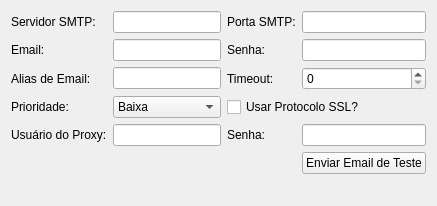
              <widget class="QWidget" name="serverTab">
               <attribute name="title">
                <string>Servidor de Email</string>
               </attribute>
               <layout class="QGridLayout">
                <item row="6" column="3">
                 <widget class="QPushButton" name="testSendMailBtn">
                  <property name="text">
                   <string>Enviar Email de Teste</string>
                  </property>
                  <property name="icon">
                   <iconset theme="confirm">
                    <normaloff/>
                   </iconset>
                  </property>
                 </widget>
                </item>
                <item row="0" column="0">
                 <widget class="QLabel" name="label_19">
                  <property name="text">
                   <string>Servidor SMTP: </string>
                  </property>
                 </widget>
                </item>
                <item row="0" column="1">
                 <widget class="QLineEdit" name="notifSmtpServerLed"/>
                </item>
                <item row="0" column="2">
                 <widget class="QLabel" name="label_20">
                  <property name="text">
                   <string>Porta SMTP:</string>
                  </property>
                 </widget>
                </item>
                <item row="0" column="3">
                 <widget class="QLineEdit" name="notifSmtpPortLed"/>
                </item>
                <item row="1" column="0">
                 <widget class="QLabel" name="label_29">
                  <property name="text">
                   <string>Email:</string>
                  </property>
                 </widget>
                </item>
                <item row="1" column="1">
                 <widget class="QLineEdit" name="notifSmtpMailLed"/>
                </item>
                <item row="1" column="2">
                 <widget class="QLabel" name="label_30">
                  <property name="text">
                   <string>Senha:</string>
                  </property>
                 </widget>
                </item>
                <item row="2" column="1">
                 <widget class="QLineEdit" name="notifSmtpAliasLed"/>
                </item>
                <item row="1" column="3">
                 <widget class="QLineEdit" name="notifSmtpPsswrdLed">
                  <property name="echoMode">
                   <enum>QLineEdit::Password</enum>
                  </property>
                 </widget>
                </item>
                <item row="2" column="0">
                 <widget class="QLabel" name="label_32">
                  <property name="text">
                   <string>Alias de Email:</string>
                  </property>
                 </widget>
                </item>
                <item row="2" column="2">
                 <widget class="QLabel" name="label_33">
                  <property name="text">
                   <string>Timeout:</string>
                  </property>
                 </widget>
                </item>
                <item row="2" column="3">
                 <widget class="QSpinBox" name="notifSmtpTimeOutSpb">
                  <property name="maximum">
                   <number>100000</number>
                  </property>
                 </widget>
                </item>
                <item row="3" column="1">
                 <widget class="QComboBox" name="notifSmtpPriorityLed">
                  <item>
                   <property name="text">
                    <string>Baixa</string>
                   </property>
                  </item>
                  <item>
                   <property name="text">
                    <string>Normal</string>
                   </property>
                  </item>
                  <item>
                   <property name="text">
                    <string>Alta</string>
                   </property>
                  </item>
                 </widget>
                </item>
                <item row="3" column="0">
                 <widget class="QLabel" name="label_34">
                  <property name="text">
                   <string>Prioridade:</string>
                  </property>
                 </widget>
                </item>
                <item row="5" column="0">
                 <widget class="QLabel" name="label_35">
                  <property name="text">
                   <string>Usuário do Proxy:</string>
                  </property>
                 </widget>
                </item>
                <item row="3" column="2" colspan="2">
                 <widget class="QCheckBox" name="notifSmtpSSLChk">
                  <property name="layoutDirection">
                   <enum>Qt::LeftToRight</enum>
                  </property>
                  <property name="text">
                   <string>Usar Protocolo SSL?</string>
                  </property>
                 </widget>
                </item>
                <item row="5" column="1">
                 <widget class="QLineEdit" name="notifProxyUserLed"/>
                </item>
                <item row="5" column="2">
                 <widget class="QLabel" name="label_36">
                  <property name="text">
                   <string>Senha:</string>
                  </property>
                 </widget>
                </item>
                <item row="5" column="3">
                 <widget class="QLineEdit" name="notifProxyPsswrdLed">
                  <property name="echoMode">
                   <enum>QLineEdit::Password</enum>
                  </property>
                 </widget>
                </item>
                <item row="7" column="3">
                 <spacer>
                  <property name="orientation">
                   <enum>Qt::Vertical</enum>
                  </property>
                  <property name="sizeHint" stdset="0">
                   <size>
                    <width>64</width>
                    <height>21</height>
                   </size>
                  </property>
                 </spacer>
                </item>
               </layout>
              </widget>
